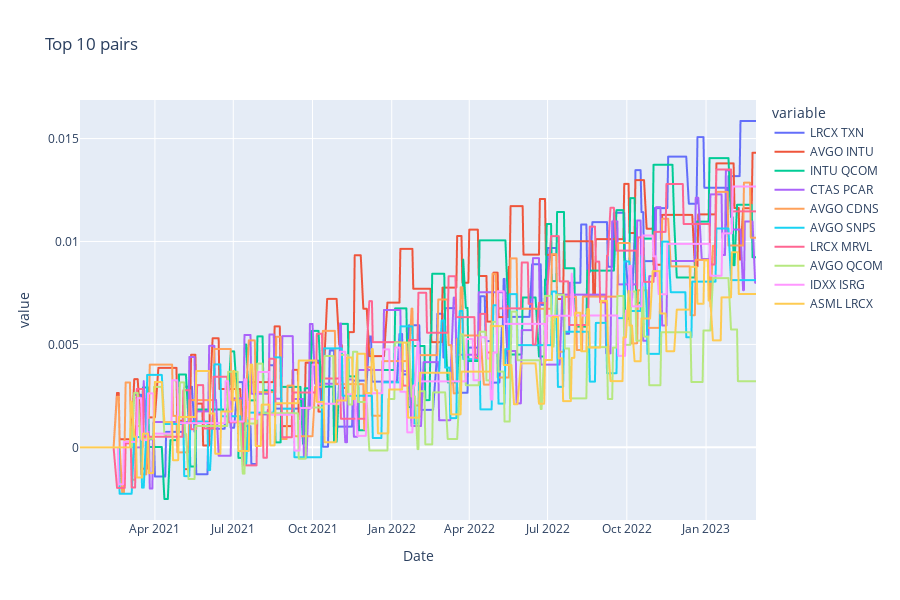

Notebook cell for this chart:
### Markdown cell above
# Best vs Worst Pairs

### Code cell
best = rets_df[rets_df.columns[rets_df.columns.isin(_sharpes.key_0[:10])]]
worst = rets_df[rets_df.columns[rets_df.columns.isin(_sharpes.key_0[-10:])]]

fig = px.line(worst ,title=f'Top 10 pairs', height=600)
fig.show()

### Figure 1 — Plotly figure (JSON) as saved in the notebook; plotly's stock layout.template omitted (floating-point values rounded to 4 significant figures; data arrays with more than 128 entries replaced by an {"elided": "..."} marker saying what was removed)
{"data": [{"hovertemplate": "variable=LRCX TXN<br>Date=%{x}<br>value=%{y}<extra></extra>", "legendgroup": "LRCX TXN", "line": {"color": "#636efa", "dash": "solid"}, "marker": {"symbol": "circle"}, "mode": "lines", "name": "LRCX TXN", "showlegend": true, "type": "scattergl", "x": {"elided": "542 str values"}, "xaxis": "x", "y": {"elided": "542 float values"}, "yaxis": "y"}, {"hovertemplate": "variable=AVGO INTU<br>Date=%{x}<br>value=%{y}<extra></extra>", "legendgroup": "AVGO INTU", "line": {"color": "#EF553B", "dash": "solid"}, "marker": {"symbol": "circle"}, "mode": "lines", "name": "AVGO INTU", "showlegend": true, "type": "scattergl", "x": {"elided": "542 str values"}, "xaxis": "x", "y": {"elided": "542 float values"}, "yaxis": "y"}, {"hovertemplate": "variable=INTU QCOM<br>Date=%{x}<br>value=%{y}<extra></extra>", "legendgroup": "INTU QCOM", "line": {"color": "#00cc96", "dash": "solid"}, "marker": {"symbol": "circle"}, "mode": "lines", "name": "INTU QCOM", "showlegend": true, "type": "scattergl", "x": {"elided": "542 str values"}, "xaxis": "x", "y": {"elided": "542 float values"}, "yaxis": "y"}, {"hovertemplate": "variable=CTAS PCAR<br>Date=%{x}<br>value=%{y}<extra></extra>", "legendgroup": "CTAS PCAR", "line": {"color": "#ab63fa", "dash": "solid"}, "marker": {"symbol": "circle"}, "mode": "lines", "name": "CTAS PCAR", "showlegend": true, "type": "scattergl", "x": {"elided": "542 str values"}, "xaxis": "x", "y": {"elided": "542 float values"}, "yaxis": "y"}, {"hovertemplate": "variable=AVGO CDNS<br>Date=%{x}<br>value=%{y}<extra></extra>", "legendgroup": "AVGO CDNS", "line": {"color": "#FFA15A", "dash": "solid"}, "marker": {"symbol": "circle"}, "mode": "lines", "name": "AVGO CDNS", "showlegend": true, "type": "scattergl", "x": {"elided": "542 str values"}, "xaxis": "x", "y": {"elided": "542 float values"}, "yaxis": "y"}, {"hovertemplate": "variable=AVGO SNPS<br>Date=%{x}<br>value=%{y}<extra></extra>", "legendgroup": "AVGO SNPS", "line": {"color": "#19d3f3", "dash": "solid"}, "marker": {"symbol": "circle"}, "mode": "lines", "name": "AVGO SNPS", "showlegend": true, "type": "scattergl", "x": {"elided": "542 str values"}, "xaxis": "x", "y": {"elided": "542 float values"}, "yaxis": "y"}, {"hovertemplate": "variable=LRCX MRVL<br>Date=%{x}<br>value=%{y}<extra></extra>", "legendgroup": "LRCX MRVL", "line": {"color": "#FF6692", "dash": "solid"}, "marker": {"symbol": "circle"}, "mode": "lines", "name": "LRCX MRVL", "showlegend": true, "type": "scattergl", "x": {"elided": "542 str values"}, "xaxis": "x", "y": {"elided": "542 float values"}, "yaxis": "y"}, {"hovertemplate": "variable=AVGO QCOM<br>Date=%{x}<br>value=%{y}<extra></extra>", "legendgroup": "AVGO QCOM", "line": {"color": "#B6E880", "dash": "solid"}, "marker": {"symbol": "circle"}, "mode": "lines", "name": "AVGO QCOM", "showlegend": true, "type": "scattergl", "x": {"elided": "542 str values"}, "xaxis": "x", "y": {"elided": "542 float values"}, "yaxis": "y"}, {"hovertemplate": "variable=IDXX ISRG<br>Date=%{x}<br>value=%{y}<extra></extra>", "legendgroup": "IDXX ISRG", "line": {"color": "#FF97FF", "dash": "solid"}, "marker": {"symbol": "circle"}, "mode": "lines", "name": "IDXX ISRG", "showlegend": true, "type": "scattergl", "x": {"elided": "542 str values"}, "xaxis": "x", "y": {"elided": "542 float values"}, "yaxis": "y"}, {"hovertemplate": "variable=ASML LRCX<br>Date=%{x}<br>value=%{y}<extra></extra>", "legendgroup": "ASML LRCX", "line": {"color": "#FECB52", "dash": "solid"}, "marker": {"symbol": "circle"}, "mode": "lines", "name": "ASML LRCX", "showlegend": true, "type": "scattergl", "x": {"elided": "542 str values"}, "xaxis": "x", "y": {"elided": "542 float values"}, "yaxis": "y"}], "layout": {"height": 600, "legend": {"title": {"text": "variable"}, "tracegroupgap": 0}, "title": {"text": "Top 10 pairs"}, "xaxis": {"anchor": "y", "domain": [0, 1], "title": {"text": "Date"}}, "yaxis": {"anchor": "x", "domain": [0, 1], "title": {"text": "value"}}}}
